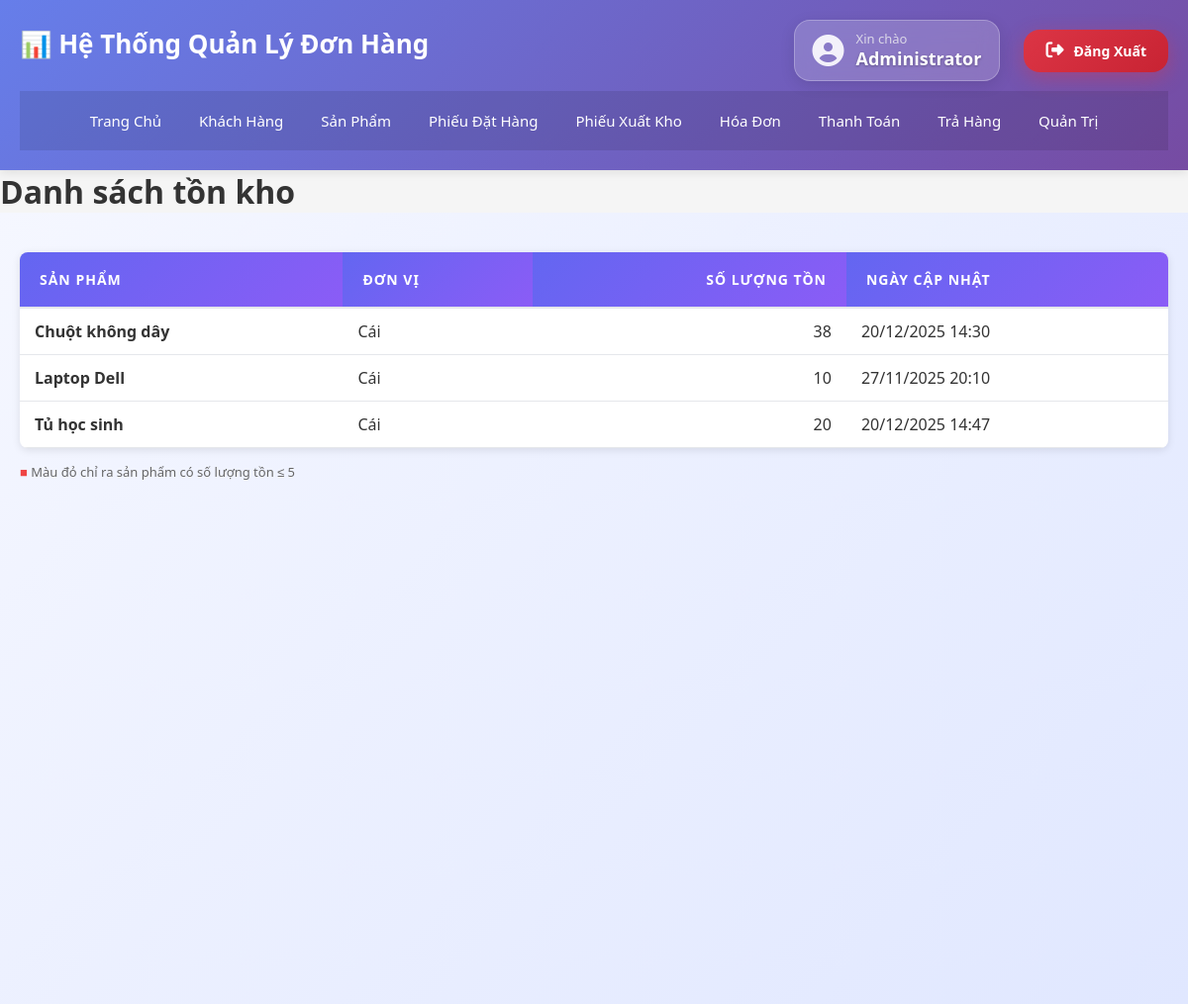
/ton_kho/list.php (signed in), run on the app's committed database.
### tables this page shows
CREATE TABLE `ton_kho` (
  `ma_ton_kho` int(11) NOT NULL,
  `ma_san_pham` int(11) NOT NULL,
  `so_luong_ton` int(11) DEFAULT 0,
  `ngay_cap_nhat` datetime DEFAULT current_timestamp()
);

CREATE TABLE `san_pham` (
  `ma_san_pham` int(11) NOT NULL,
  `ten_san_pham` varchar(255) NOT NULL,
  `ma_loai_san_pham` int(11) DEFAULT NULL,
  `gia_ban` decimal(15,2) NOT NULL,
  `don_vi` varchar(50) DEFAULT 'Cái',
  `mo_ta` text DEFAULT NULL,
  `ngay_tao` datetime DEFAULT current_timestamp()
);

### ton_kho/list.php (the view, shortened to what this page needs)
<?php
include '../config.php';
$sql = "SELECT tk.ma_ton_kho, sp.ten_san_pham, sp.don_vi, tk.so_luong_ton, tk.ngay_cap_nhat
        FROM ton_kho tk
        JOIN san_pham sp ON tk.ma_san_pham = sp.ma_san_pham
        ORDER BY sp.ten_san_pham";
$result = $conn->query($sql);
?>
<!DOCTYPE html>
<html lang="vi">
<head>
    <link rel="stylesheet" href="../../css/style.css">
</head>
<body>
    <div class="container">
        <?php include '../header.php'; ?>
       <h1>Danh sách tồn kho</h1>
        <main>
            <table class="table">
                <thead>
                    <tr>
                        <th>Sản Phẩm</th>
                        <th>Đơn Vị</th>
                        <th style="text-align: right;">Số Lượng Tồn</th>
                        <th>Ngày Cập Nhật</th>
                    </tr>
                </thead>
                <tbody>
                    <?php
                    if ($result->num_rows > 0) {
                        while($row = $result->fetch_assoc()) {
                            echo "<tr>";
                            echo "<td><strong>" . htmlspecialchars($row['ten_san_pham']) . "</strong></td>";
                            echo "<td>" . htmlspecialchars($row['don_vi']) . "</td>";
                            echo "<td style='text-align: right;'>";
                            if ($row['so_luong_ton'] <= 5) {
                                echo "<span style='color: #ef4444; font-weight: bold;'>" . $row['so_luong_ton'] . "</span>";
                            } else {
                                echo $row['so_luong_ton'];
                            }
                            echo "</td>";
                            echo "<td>" . date('d/m/Y H:i', strtotime($row['ngay_cap_nhat'])) . "</td>";
                            echo "</tr>";
                        }
                    } else {
                        echo "<tr><td colspan='4' style='text-align: center;'>Không có dữ liệu tồn kho</td></tr>";
                    }
                    ?>
                </tbody>
            </table>
            <p style="margin-top: 15px; color: #666; font-size: 13px;">
                <span style="color: #ef4444;">■</span> Màu đỏ chỉ ra sản phẩm có số lượng tồn ≤ 5
            </p>
        </main>
    </div>
</body>
</html>

### css/style.css (style rules this page uses)
* { margin: 0; padding: 0; box-sizing: border-box; }
body { font-family: 'Segoe UI', Tahoma, Geneva, Verdana, sans-serif; background-color: #f5f5f5; color: #333; }
.container { max-width: 1200px; margin: 0 auto; min-height: 100vh; display: flex; flex-direction: column; }
main { flex: 1; padding: 30px 20px; }
.table { width: 100%; border-collapse: collapse; background: white; box-shadow: 0 2px 8px rgba(0,0,0,0.1); border-radius: 8px; overflow: hidden; }
.table thead { background-color: #f3f4f6; border-bottom: 2px solid #e5e7eb; }
.table th { padding: 15px; text-align: left; font-weight: 600; color: #333; font-size: 14px; }
.table td { padding: 12px 15px; border-bottom: 1px solid #e5e7eb; }
main { flex: 1; padding: 40px 20px; background: linear-gradient(135deg, #f5f7ff 0%, #e0e7ff 100%); min-height: 100vh; }
.table thead th { background: linear-gradient(135deg, #6366f1, #8b5cf6); color: white; font-weight: 700; font-size: 14px; text-transform: uppercase; letter-spacing: 1px; padding: 18px 20px; }

### data on the page
ton_kho: ma_san_pham.ten_san_pham "Chuột không dây", ma_san_pham.don_vi "Cái", so_luong_ton "38", ngay_cap_nhat "20/12/2025 14:30"
ton_kho: ma_san_pham.ten_san_pham "Laptop Dell", ma_san_pham.don_vi "Cái", so_luong_ton "10", ngay_cap_nhat "27/11/2025 20:10"
ton_kho: ma_san_pham.ten_san_pham "Tủ học sinh", ma_san_pham.don_vi "Cái", so_luong_ton "20", ngay_cap_nhat "20/12/2025 14:47"

### other printed values
$_SESSION['full_name'] "Administrator"
